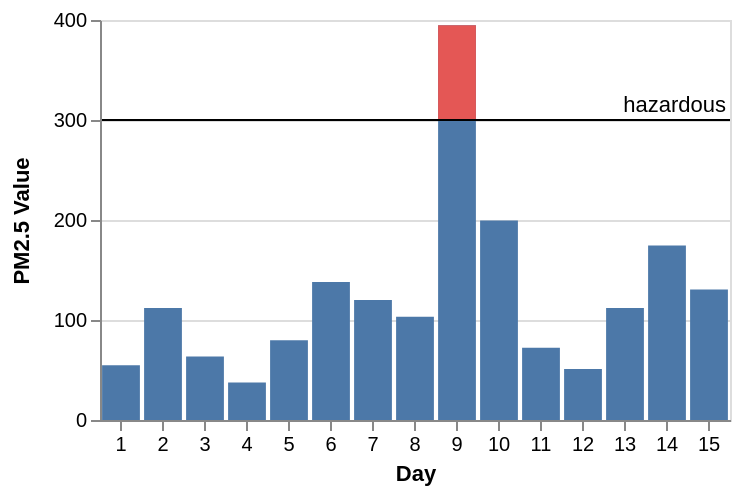

Source (Vega-Lite JSON):
### Vega specification from a JSON file in a GitHub repository (floating-point values rounded to 4 significant figures)
{"$schema": "https://vega.github.io/schema/vega/v4.json", "description": "The PM2.5 value of Beijing observed 15 days, highlighting the days when PM2.5 level is hazardous to human health. Data source https://chartaccent.github.io/chartaccent.html", "autosize": "pad", "padding": 5, "height": 200, "style": "cell", "data": [{"name": "source_0", "values": [{"Day": 1, "Value": 54.8}, {"Day": 2, "Value": 112.1}, {"Day": 3, "Value": 63.6}, {"Day": 4, "Value": 37.6}, {"Day": 5, "Value": 79.7}, {"Day": 6, "Value": 137.9}, {"Day": 7, "Value": 120.1}, {"Day": 8, "Value": 103.3}, {"Day": 9, "Value": 394.8}, {"Day": 10, "Value": 199.5}, {"Day": 11, "Value": 72.3}, {"Day": 12, "Value": 51.1}, {"Day": 13, "Value": 112}, {"Day": 14, "Value": 174.5}, {"Day": 15, "Value": 130.5}]}, {"name": "source_1", "values": [{"ThresholdValue": 300, "Threshold": "hazardous"}]}, {"name": "data_1", "source": "source_0", "transform": [{"type": "formula", "expr": "toNumber(datum[\"Value\"])", "as": "Value"}, {"type": "filter", "expr": "datum[\"Value\"] !== null && !isNaN(datum[\"Value\"])"}]}, {"name": "data_2", "source": "source_0", "transform": [{"type": "formula", "expr": "toNumber(datum[\"Value\"])", "as": "Value"}, {"type": "filter", "expr": "datum.Value >= 300"}, {"type": "formula", "expr": "300", "as": "baseline"}, {"type": "filter", "expr": "datum[\"baseline\"] !== null && !isNaN(datum[\"baseline\"])"}]}, {"name": "data_4", "source": "source_1", "transform": [{"type": "formula", "expr": "toNumber(datum[\"ThresholdValue\"])", "as": "ThresholdValue"}, {"type": "filter", "expr": "datum[\"ThresholdValue\"] !== null && !isNaN(datum[\"ThresholdValue\"])"}]}, {"name": "data_5", "source": "source_1", "transform": [{"type": "formula", "expr": "toNumber(datum[\"ThresholdValue\"])", "as": "ThresholdValue"}, {"type": "filter", "expr": "datum[\"ThresholdValue\"] !== null && !isNaN(datum[\"ThresholdValue\"])"}]}], "signals": [{"name": "x_step", "value": 21}, {"name": "width", "update": "bandspace(domain('x').length, 0.1, 0.05) * x_step"}], "marks": [{"name": "layer_0_layer_0_marks", "type": "rect", "style": ["bar"], "from": {"data": "data_1"}, "encode": {"update": {"fill": {"value": "#4c78a8"}, "x": {"scale": "x", "field": "Day"}, "width": {"scale": "x", "band": true}, "y": {"scale": "y", "field": "Value"}, "y2": {"scale": "y", "value": 0}}}}, {"name": "layer_0_layer_1_marks", "type": "rect", "style": ["bar"], "from": {"data": "data_2"}, "encode": {"update": {"fill": {"value": "#e45755"}, "x": {"scale": "x", "field": "Day"}, "width": {"scale": "x", "band": true}, "y": {"scale": "y", "field": "baseline"}, "y2": {"scale": "y", "field": "Value"}}}}, {"name": "layer_1_layer_0_marks", "type": "rule", "style": ["rule"], "from": {"data": "data_4"}, "encode": {"update": {"stroke": {"value": "black"}, "x": {"value": 0}, "y": {"scale": "y", "field": "ThresholdValue"}, "x2": {"field": {"group": "width"}}}}}, {"name": "layer_1_layer_1_marks", "type": "text", "style": ["text"], "from": {"data": "data_5"}, "encode": {"update": {"align": {"value": "right"}, "dx": {"value": -2}, "dy": {"value": -4}, "fill": {"value": "black"}, "x": {"field": {"group": "width"}}, "y": {"scale": "y", "field": "ThresholdValue"}, "text": {"signal": "''+datum[\"Threshold\"]"}}}}], "scales": [{"name": "x", "type": "band", "domain": {"fields": [{"data": "data_1", "field": "Day"}, {"data": "data_2", "field": "Day"}], "sort": true}, "range": {"step": {"signal": "x_step"}}, "paddingInner": 0.1, "paddingOuter": 0.05}, {"name": "y", "type": "linear", "domain": {"fields": [{"data": "data_1", "field": "Value"}, {"data": "data_2", "field": "baseline"}, {"data": "data_2", "field": "Value"}, {"data": "data_4", "field": "ThresholdValue"}, {"data": "data_5", "field": "ThresholdValue"}]}, "range": [{"signal": "height"}, 0], "nice": true, "zero": true}], "axes": [{"scale": "x", "orient": "bottom", "grid": false, "title": "Day", "labelAngle": 0, "labelAlign": "center", "labelBaseline": "top", "labelOverlap": true, "zindex": 1}, {"scale": "y", "orient": "left", "grid": false, "title": "PM2.5 Value", "labelOverlap": true, "tickCount": {"signal": "ceil(height/40)"}, "zindex": 1}, {"scale": "y", "orient": "left", "grid": true, "gridScale": "x", "tickCount": {"signal": "ceil(height/40)"}, "domain": false, "labels": false, "maxExtent": 0, "minExtent": 0, "ticks": false, "zindex": 0}], "config": {"axisY": {"minExtent": 30}}}
